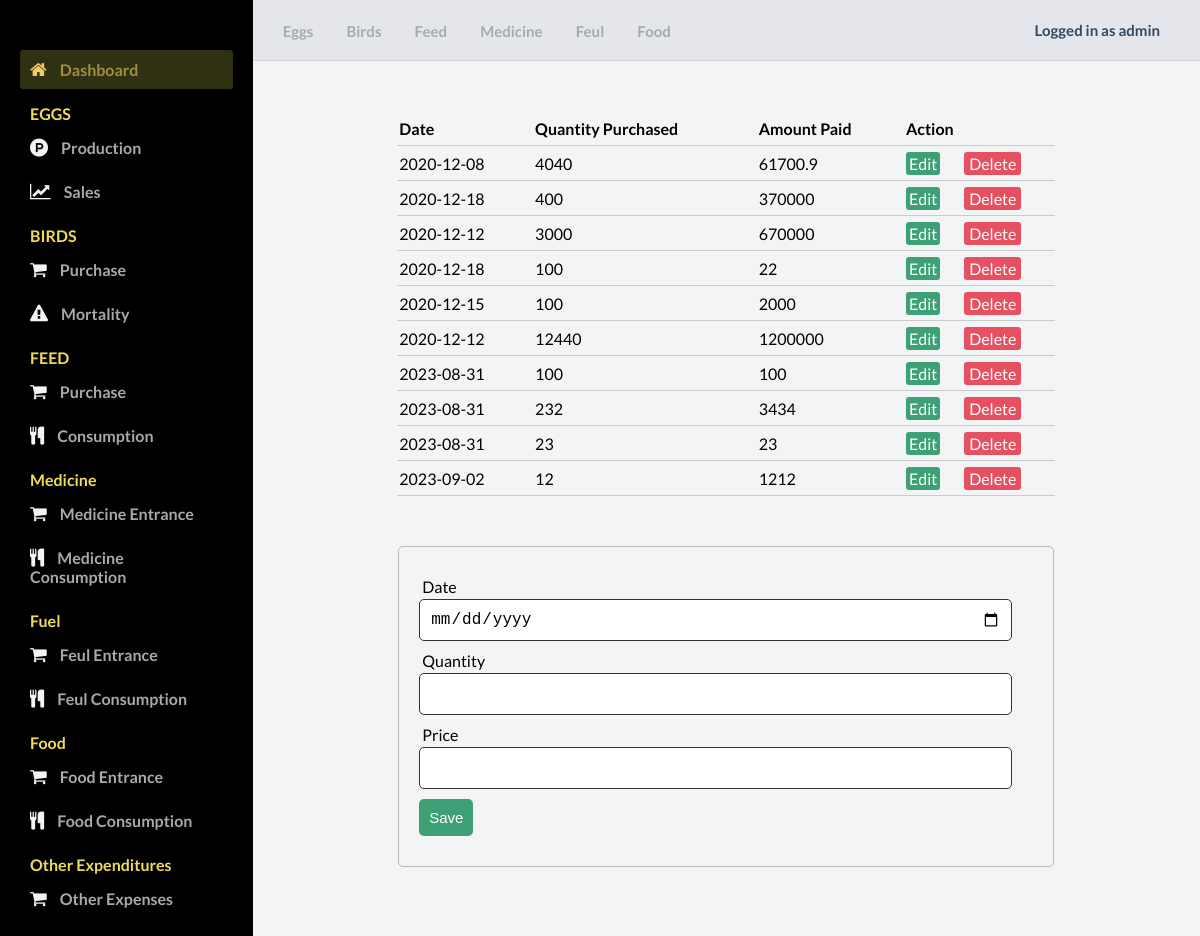
The app's page /feedPurchase.php (signed in) with its own data.
### tables this page shows
CREATE TABLE `feedpurchase` (
  `FeedPurchase_ID` int(11) NOT NULL,
  `Date` date NOT NULL,
  `Quantity` float NOT NULL,
  `Price` float NOT NULL
);

### includes/action.php (called while the page is built, shortened)
<?php
    include_once "database.php";
    class CrudOperation extends Database{
        public function viewMethod($table){
            $sql = "SELECT * FROM " . $table;
            $array = array();
            $query = $this->connect()->query($sql);
            while($row = mysqli_fetch_assoc($query)){
                $array[] = $row;
            }
            return $array;
        }
    }
    $feedConsumptionObject = new CrudOperation();
?>

### includes/database.php (called while the page is built, shortened)
<?php
class Database{
    public function connect(){
        $this->servername = 'localhost';
        $this->username = 'root';
        $this->password = '';
        $this->dbname = 'epms';
        $conn = new mysqli($this->servername, $this->username, $this->password, $this->dbname);
        return $conn;
    }
}
?>

### feedPurchase.php (the view, shortened to what this page needs)
<?php
include 'includes/database.php';
include 'includes/action.php';
?>
<!DOCTYPE html>
<html lang="en">
<?php include "{$_SERVER['DOCUMENT_ROOT']}/epms/partials/_head.php";?>
<body id="body">
    <div class="container">
        <?php include "{$_SERVER['DOCUMENT_ROOT']}/epms/partials/_top_navbar.php";?>
        <main>
            <div class="main__container">
                <table>
                    <thead>
                        <th>Date</th>
                        <th>Quantity Purchased</th>
                        <th>Amount Paid</th>
                        <th colspan="2">Action</th>
                    </thead>
                    <tbody>
                    <?php
                        $myrow = $feedConsumptionObject->viewMethod("FeedPurchase");
                        foreach($myrow as $row){
                            ?>
                            <tr>
                                <td><?php echo $row['Date'];?></td>
                                <td><?php echo $row['Quantity'];?></td>
                                <td><?php echo $row['Price'];?></td>
                                <td>
                                    <a class="edit_btn" href="feedPurchase.php?feedpurchupdate=1&id=<?php echo $row["FeedPurchase_ID"]; ?>">Edit</a>
                                </td>
                                <td>
                                    <a class="del_btn" href="includes/action.php?feedpurchdelete=1&id=<?php echo $row["FeedPurchase_ID"]; ?>">Delete</a>
                                </td>
                            </tr>
                            <?php
                        }
                    ?>
                    </tbody>
                </table>
                <?php
                    if(isset($_GET["feedpurchupdate"])){
                        $id = $_GET["id"] ?? null;
                        $where = array("FeedPurchase_ID" => $id);
                        $row = $feedConsumptionObject->selectMethod("FeedPurchase", $where);
                        ?>
                            <form action="includes/action.php" method="post">
                                <div class="input-group">
                                    <input type="hidden" name="id" value="<?php echo $id; ?>">
                                </div>
                                <div class="input-group">
                                    <label for="">Date</label>
                                    <input type="date" name="Date" value="<?php echo $row["Date"]; ?>" required>
                                </div>
                                <div class="input-group">
                                    <label for="">Quantity</label>
                                    <input type="number" step="any" name="Quantity" value="<?php echo $row["Quantity"]; ?>" required>
                                </div>
                                <div class="input-group">
                                    <label for="">Price</label>
                                    <input type="number" step="any" name="Price" value="<?php echo $row["Price"]; ?>" required>
                                </div>
                                <div class="input-group">
                                    <button type="submit" name="feedpurchedit" class="btn" value="">Update</button>
                                </div>
                            </form>
                        <?php
                    }else{
                        ?>
                            <form action="includes/action.php" method="post">
                                <div class="input-group">
                                    <label for="">Date</label>
                                    <input type="date" name="Date" value="" required>
                                </div>
                                <div class="input-group">
                                    <label for="">Quantity</label>
                                    <input type="number" step="any" name="Quantity" value="" required>
                                </div>
                                <div class="input-group">
                                    <label for="">Price</label>
                                    <input type="number" step="any" name="Price" value="" required>
                                </div>
                                <div class="input-group">
                                    <button type="submit" name="feedpurchsave" class="btn">Save</button>
                                </div>
                            </form>
                        <?php
                    }
                        ?>
            </div>
        </main>
        <?php include "{$_SERVER['DOCUMENT_ROOT']}/epms/partials/_side_bar.php";?>
    </div>
</body>
</html>

### partials/_head.php (shortened to what this page needs)
<head>
    <link
      rel="stylesheet"
      href="https://stackpath.bootstrapcdn.com/font-awesome/4.7.0/css/font-awesome.min.css"
    />
    <link rel="stylesheet" href="./styles.css" />
  </head>

### partials/_top_navbar.php (shortened to what this page needs)
<nav class="navbar">
        <div class="navbar__left">
          <a href="eggsSummary.php" onclick="toggle()">Eggs</a>
          <a href="birdsSummary.php" onclick="toggle()">Birds</a>
          <a href="feedSummary.php">Feed</a>
          <a href="feedSummary.php">Medicine</a>
          <a href="feedSummary.php">Feul</a>
          <a href="feedSummary.php">Food</a>
        </div>
        <div class="navbar__right">
            <h1 style="font-size: 15px; color: green; color: #2e4a66; margin-right: 10px;"><?php echo 'Logged in as ' . $_SESSION["Username"]; ?></h1>
        </div>
      </nav>

### partials/_side_bar.php (shortened to what this page needs)
<div id="sidebar">
        <div class="sidebar__menu" id="sidebarDiv">
          <div class="sidebar__link active_menu_link">
            <i class="fa fa-home"></i>
            <a href="dashboard.php">Dashboard</a>
          </div>
          <h2>EGGS</h2>
          <div class="sidebar__link">
            <i class="fa fa-product-hunt" aria-hidden="true"></i>
            <a href="production.php">Production</a>
          </div>
          <div class="sidebar__link">
            <i class="fa fa-line-chart" aria-hidden="true"></i>
            <a href="sales.php">Sales</a>
          </div>
          <h2>BIRDS</h2>
          <div class="sidebar__link">
            <i class="fa fa-shopping-cart" aria-hidden="true"></i>
            <a href="birdsPurchase.php">Purchase</a>
          </div>
          <div class="sidebar__link">
            <i class="fa fa-exclamation-triangle" aria-hidden="true"></i>
            <a href="birdsMortality.php">Mortality</a>
          </div>
          <h2>FEED</h2>
          <div class="sidebar__link">
            <i class="fa fa-shopping-cart" aria-hidden="true"></i>
            <a href="feedPurchase.php">Purchase</a>
          </div>
          <div class="sidebar__link">
            <i class="fa fa-cutlery" aria-hidden="true"></i>
            <a href="feedConsumption.php">Consumption</a>
          </div>
          <h2>Medicine</h2>
          <div class="sidebar__link">
            <i class="fa fa-shopping-cart" aria-hidden="true"></i>
            <a href="medicinePurchase.php">Medicine Entrance</a>
          </div>
          <div class="sidebar__link">
            <i class="fa fa-cutlery" aria-hidden="true"></i>
            <a href="medicineconsumption.php">Medicine Consumption</a>
          </div>
          <h2>Fuel</h2>
          <div class="sidebar__link">
            <i class="fa fa-shopping-cart" aria-hidden="true"></i>
            <a href="fuelPurchase.php">Feul Entrance</a>
          </div>
          <div class="sidebar__link">
            <i class="fa fa-cutlery" aria-hidden="true"></i>
            <a href="fuelConsumption.php">Feul Consumption</a>
          </div>
          <h2>Food</h2>
          <div class="sidebar__link">
            <i class="fa fa-shopping-cart" aria-hidden="true"></i>
            <a href="foodPurchase.php">Food Entrance</a>
          </div>
          <div class="sidebar__link">
            <i class="fa fa-cutlery" aria-hidden="true"></i>
            <a href="foodConsumption.php">Food Consumption</a>
          </div>
          <h2>Other Expenditures</h2>
          <div class="sidebar__link">
            <i class="fa fa-shopping-cart" aria-hidden="true"></i>
            <a href="Other_expenses.php">Other Expenses</a>
          </div>
        </div>
      </div>

### styles.css (style rules this page uses)
* { margin: 0; padding: 0; }
body { box-sizing: border-box; font-family: "Lato", sans-serif; }
.container { display: grid; height: 100vh; grid-template-columns: 0.8fr 1fr 1fr 1fr; grid-template-rows: 0.2fr 3fr; grid-template-areas: "sidebar nav nav nav" "sidebar main main main"; }
.navbar { background: #e4e6eb; grid-area: nav; height: 60px; display: flex; align-items: center; justify-content: space-between; padding: 0 30px 0 30px; border-bottom: 1px solid lightgray; }
.navbar__left > a { margin-right: 30px; text-decoration: none; color: #a5aaad; font-size: 15px; font-weight: 700; }
.navbar__right { display: flex; justify-content: center; align-items: center; }
main { background: #f3f4f6; grid-area: main; overflow-y: auto; }
.main__container { padding: 20px 35px; }
#sidebar { background: black !important; grid-area: sidebar; overflow-y: auto; padding: 20px; -webkit-transition: all 0.5s; transition: all 0.5s; }
.sidebar__menu > h2 { color: #efdb5a; font-size: 16px; margin-top: 15px; margin-bottom: 5px; padding: 0 10px; font-weight: 700; }
.sidebar__link { color: #f3f4f6; padding: 10px; border-radius: 3px; margin-bottom: 5px; }
.active_menu_link { background: rgba(156, 161, 62, 0.3); color: #efca65; }
.active_menu_link a { color: #a18f3e !important; }
.sidebar__link > a { text-decoration: none; color: #a5aaad; font-weight: 700; }
.sidebar__link > i { margin-right: 10px; font-size: 18px; }
table { width: 75%; margin: 30px auto; border-collapse: collapse; text-align: left; }
tr { border-bottom: 1px solid #cbcbcb; }
th, td { border: none; height: 30px; padding: 2px; }
form { width: 70%; margin: 50px auto; text-align: left; padding: 20px; border: 1px solid #bbb; border-radius: 5px; }
.input-group { margin: 10px 0; }
.input-group label { display: block; text-align: left; margin: 3px; }
.input-group input { height: 30px; width: 93%; padding: 5px 10px; font-size: 16px; border-radius: 5px; border: 1px solid #333; }
.btn { padding: 10px; font-size: 15px; color: #fff; background:#3ea175; border: none; border-radius: 5px; }
.edit_btn { text-decoration: none; padding: 2px 3px; background: #3ea175; color: #fff; border-radius: 3px; }
.del_btn { text-decoration: none; padding: 2px 5px; color: #fff; border-radius: 3px; background: #e65061; }

### records on screen
feedpurchase: Date "2020-12-08", Quantity "4040", Price "61700.9"
feedpurchase: Date "2020-12-18", Quantity "400", Price "370000"
feedpurchase: Date "2020-12-12", Quantity "3000", Price "670000"
feedpurchase: Date "2020-12-18", Quantity "100", Price "22"
feedpurchase: Date "2020-12-15", Quantity "100", Price "2000"
feedpurchase: Date "2020-12-12", Quantity "12440", Price "1200000"
feedpurchase: Date "2023-08-31", Quantity "100", Price "100"
feedpurchase: Date "2023-08-31", Quantity "232", Price "3434"
feedpurchase: Date "2023-08-31", Quantity "23", Price "23"
feedpurchase: Date "2023-09-02", Quantity "12", Price "1212"

### other values on screen
$_SESSION["Username"] "admin"
